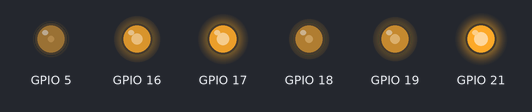
Bench run of a program on a simulated ESP32. Parts: output pins drawn as LEDs (lit = HIGH).

Above: at 0.1 s.
Timing chart, 0 to 1.6 s (numbered marks = the images above):
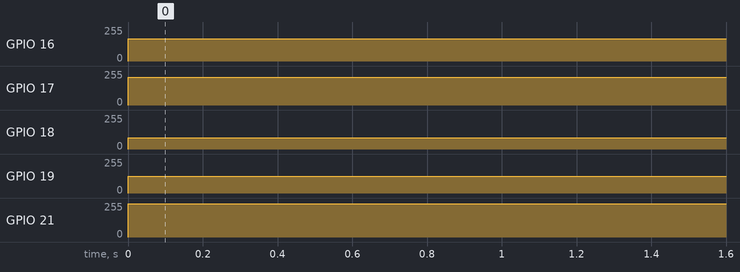

The program:

main.cpp
```cpp
#include <Arduino.h>

void setup() {

// --Port serie--
  Serial.begin(115200);

// --Moteur1--
pinMode(5, OUTPUT);
// --Moteur2--
pinMode(18, OUTPUT);
// --Moteur3--
pinMode(19, OUTPUT);
// --Moteur4--
pinMode(16, OUTPUT);
// --Moteur5--
pinMode(17, OUTPUT);
// --Moteur6--
pinMode(21, OUTPUT);

// Configurer fonction du PWM
ledcSetup(0, 10, 8);
ledcSetup(1, 10, 8);
ledcSetup(2, 10, 8);
ledcSetup(3, 10, 8);
ledcSetup(4, 10, 8);
ledcSetup(5, 10, 8);

// Attache le canal au GPIO pour etre controller
  ledcAttachPin(5, 0);
  ledcAttachPin(18, 1);
  ledcAttachPin(19, 2);
  ledcAttachPin(16, 3);
  ledcAttachPin(17, 4);
  ledcAttachPin(21, 5);
}

void loop() {
  //if (){
    ledcWrite(0, 42);
  //}
  //if (){
    ledcWrite(1, 84);
  //}
  //if (){
    ledcWrite(2, 126);
  //}
  //if (){
    ledcWrite(3, 168);
  //}
  //if (){
    ledcWrite(4, 210);
  //}
  //if (){
    ledcWrite(5, 252);
  //}
}
```

Measured:
- by itself, GPIO 16: 0/255 → 167/255 at 0.00 s
- by itself, GPIO 17: 0/255 → 209/255 at 0.00 s
- by itself, GPIO 18: 0/255 → 84/255 at 0.00 s
- by itself, GPIO 19: 0/255 → 126/255 at 0.00 s
- by itself, GPIO 21: 0/255 → 251/255 at 0.00 s
